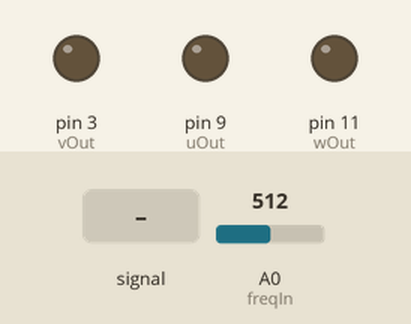
Recording of a sketch running on a simulated Arduino Uno, built with avr-gcc and run on an emulated ATmega328P. Shown: output pins drawn as LEDs (lit = HIGH). Inputs (shaded band) come from the test bench; at power-on: A0 (freqIn) = 512. What the sketch prints to the serial monitor is not drawn.

Above: at 1.7 s.
1.8 s: A0 (freqIn) fed a 200 Hz sine of ±81 counts around its level
Timing chart, 0 to 2.0 s (numbered marks = the images above; inputs shaded):
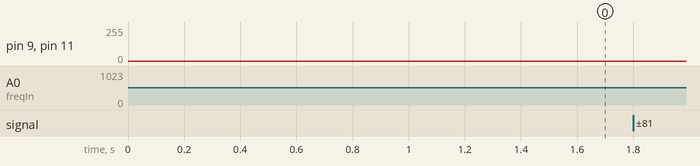

The sketch:

VVVF.ino
```cpp
int uOut = 9;
int vOut = 3;
int wOut = 11;
int freqIn = 0;
int amplitudeIn  = 1;


//variable setup
float freq ;
float amplitude = 0.;
float uModulate;
float vModulate;
float wModulate;
int ang;
int sinw[180];
int angu;
int angv;
int angw;

void setup() {
  pinMode(uOut, OUTPUT);
  pinMode(vOut, OUTPUT);
  pinMode(wOut, OUTPUT);
    Serial.begin(9600);
    for (ang = 0; ang < 180; ang = ang + 1) {
      sinw[ang] = 126 * (sin(ang * 3.14 / 90) + 1);
      Serial.print(sinw[ang]);
      Serial.print(",");
    }


  angu = 0;
  angv = 60;
  angw = 120;


}

void loop() {
  freq = analogRead(freqIn) / 10.23;
  amplitude = freq * 0.0099 + 0.1;


  uModulate = sinw[angu];
  vModulate = sinw[angv];
  wModulate = sinw[angw];

  if (freq < 1.0) {
    amplitude = 0;
  }
  if (amplitude >= 1.) {
    amplitude = 1.;
  }
  analogWrite (uOut, int ( uModulate  * amplitude));
  analogWrite (vOut, int ( vModulate * amplitude));
  analogWrite (wOut, int ( wModulate * amplitude));

  angu = angu + 1;
  angv = angv + 1;
  angw = angw + 1;


  if (angu >= 180) {
    angu = 0;
  }
  if (angv >= 180) {
    angv = 0;
  }
  if (angw >= 180) {
    angw = 0;
  }
  delayMicroseconds(int(9000 / freq));

}
```
